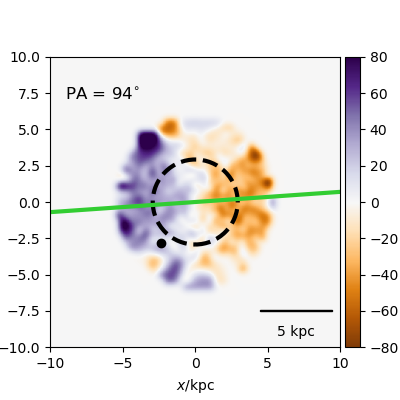

Reproduce this figure in Python.
#galaxy 239 Ray's stellar velocity code
import pynbody
import numpy as np
import pynbody.plot.sph as sph
import matplotlib.pyplot as plt
from pynbody_velmaps.scripts.plot_manga_velmaps import *
from pynbody_velmaps.position_angles import *

filename='/mnt/data0/jillian/gguaman/r239/cosmo25p.768sg1bwK1BHe75.007779'
#filename = '/mnt/data0/jillian/gguaman/r239/r239.007779.tipsy'
redshift=0.01
image_width=20

stellar_map, stellar_pa, ax = plot_manga_map(filename, redshift, "star", weights="mass", image_width=image_width, orientation="sideon", cmap='PuOr', vmin=-70, vmax=70)

#plt.show()
plt.savefig("galaxy239_StelVelR.png")
